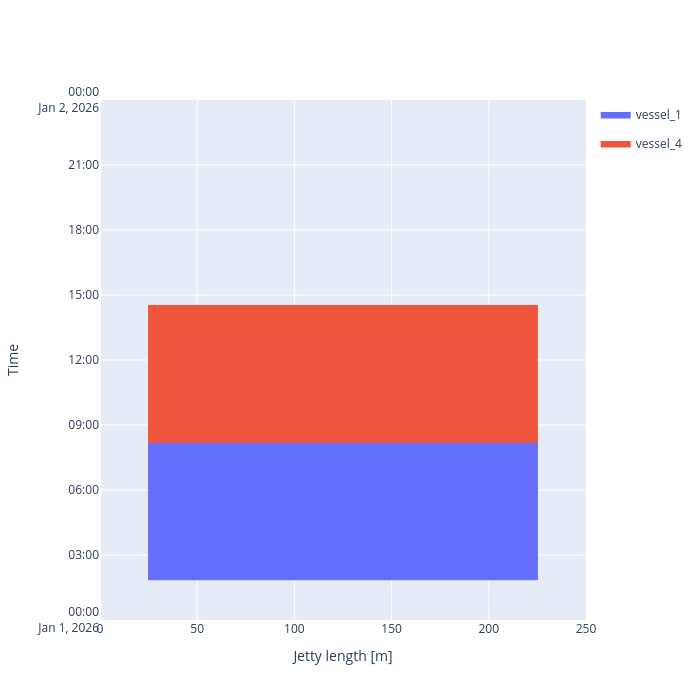

The cell this chart's notebook holds for it:
### Code cell
fig = jetty.plot_berth_occupation(time_stop = pd.Timestamp('2026-01-02'), style = 'plotly')
fig

### Figure 1 — Plotly figure (JSON) as saved in the notebook; plotly's stock layout.template omitted (floating-point values rounded to 4 significant figures; data arrays with more than 128 entries replaced by an {"elided": "..."} marker saying what was removed)
{"data": [{"fill": "toself", "fillcolor": "#636EFA", "hoverinfo": "skip", "legendgroup": "59e582fe-9336-405a-b7ff-3e003bdc772a", "line": {"color": "#636EFA", "width": 1}, "mode": "lines", "name": "vessel_1", "showlegend": true, "type": "scatter", "x": [25, 25, 225, 225, 25], "y": ["2026-01-01T01:51:21.666667", "2026-01-01T08:11:06.666667", "2026-01-01T08:11:06.666667", "2026-01-01T01:51:21.666667", "2026-01-01T01:51:21.666667"]}, {"customdata": {"elided": "420x9 mixed values"}, "hovertemplate": "<b>%{customdata[0]}</b><br>Length (L): %{customdata[1]} m<br>Beam (B): %{customdata[2]} m<br>Draft (T): %{customdata[3]} m<br>Operation ID: %{customdata[4]}<br>Position: %{customdata[5]}–%{customdata[6]} m<br>Start: %{customdata[7]|%d %b %Y %H:%M}<br>End: %{customdata[8]|%d %b %Y %H:%M}<br><extra></extra>", "legendgroup": "59e582fe-9336-405a-b7ff-3e003bdc772a", "marker": {"color": "#636EFA", "opacity": 0, "size": 12}, "mode": "markers", "showlegend": false, "type": "scatter", "x": {"elided": "420 float values"}, "y": {"elided": "420 str values"}}, {"fill": "toself", "fillcolor": "#EF553B", "hoverinfo": "skip", "legendgroup": "ac2a0b97-5646-4c29-ae84-92d4ce2b1444", "line": {"color": "#EF553B", "width": 1}, "mode": "lines", "name": "vessel_4", "showlegend": true, "type": "scatter", "x": [25, 25, 225, 225, 25], "y": ["2026-01-01T08:11:22", "2026-01-01T14:31:07", "2026-01-01T14:31:07", "2026-01-01T08:11:22", "2026-01-01T08:11:22"]}, {"customdata": {"elided": "420x9 mixed values"}, "hovertemplate": "<b>%{customdata[0]}</b><br>Length (L): %{customdata[1]} m<br>Beam (B): %{customdata[2]} m<br>Draft (T): %{customdata[3]} m<br>Operation ID: %{customdata[4]}<br>Position: %{customdata[5]}–%{customdata[6]} m<br>Start: %{customdata[7]|%d %b %Y %H:%M}<br>End: %{customdata[8]|%d %b %Y %H:%M}<br><extra></extra>", "legendgroup": "ac2a0b97-5646-4c29-ae84-92d4ce2b1444", "marker": {"color": "#EF553B", "opacity": 0, "size": 12}, "mode": "markers", "showlegend": false, "type": "scatter", "x": {"elided": "420 float values"}, "y": {"elided": "420 str values"}}], "layout": {"height": 700, "width": 700, "xaxis": {"range": [0, 250], "title": {"text": "Jetty length [m]"}}, "yaxis": {"range": ["2026-01-01T00:00:00", "2026-01-02T00:00:00"], "title": {"text": "Time"}}}}
